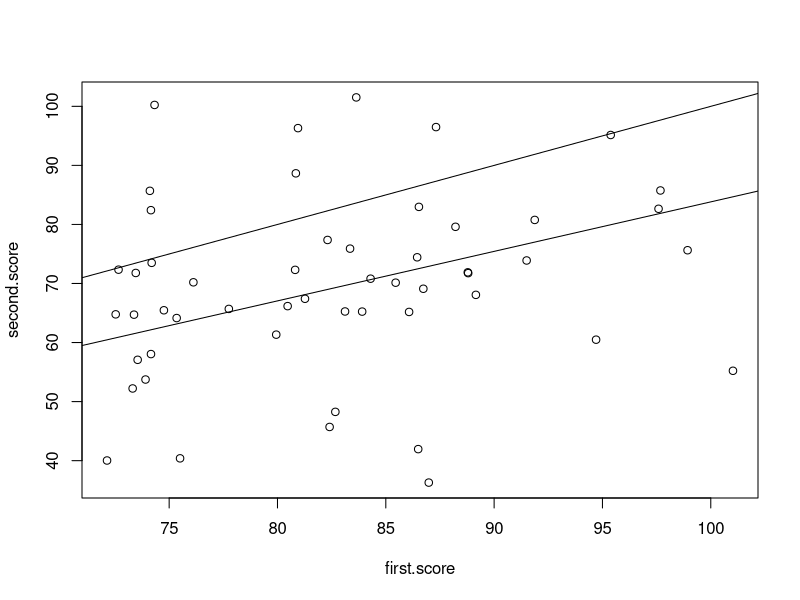

Generate this figure with R:
## ---- chunk 1
set.seed(1)
good.students.score <- rnorm(50,75,15)
summary(good.students.score)
bad.students.score <- rnorm(50,65,15)
summary(bad.students.score)
## ---- chunk 2
# initialise a data.frame
all.students <- data.frame(
  score =  c(good.students.score, bad.students.score),
  mean = c(rep(75,50), rep(65,50)),
  std = rep(15,100)
                          )
head(all.students)
## ---- chunk 3
mean.score <- mean(all.students$score)

above.avg <- all.students[all.students$score > mean.score,]
summary(above.avg$score)
below.avg <- all.students[all.students$score <= mean.score,]
summary(below.avg$score)
## ---- chunk 4
# give another test of similar difficulty to the above average group

names(above.avg) <- c("first.score", names(above.avg)[-1])
above.avg$second.score <- mapply(function(mean,std) {
  rnorm(1,mean,std)
}, above.avg$mean, above.avg$std)

summary(above.avg[c("first.score","second.score")])
## ---- chunk 5
# give another test of similar difficulty to the above average group
model <- lm(second.score ~ first.score, data = above.avg)
model.no.intercept <- lm(second.score ~ first.score-1, data = above.avg)
summary(model.no.intercept)
## ---- chunk 6
plot(above.avg[c("first.score","second.score")])
abline(0, coef(model.no.intercept))
abline(0, 1)
## ---- chunk 7
ht <- factor(x = c("H","T"))
sample(ht,3,replace = TRUE)

no.to.pattern <-function (pattern = factor(c("H","T","T"))) {
  browser()
  tosses <- sample(ht,3,replace = TRUE)
  no.tosses <- 3
  while(!identical(tosses, pattern)) {
    no.tosses <- no.tosses + 1
    tosses <- c(tosses[-1], sample(ht,1))
  }
  no.tosses
}
#no.to.pattern()
